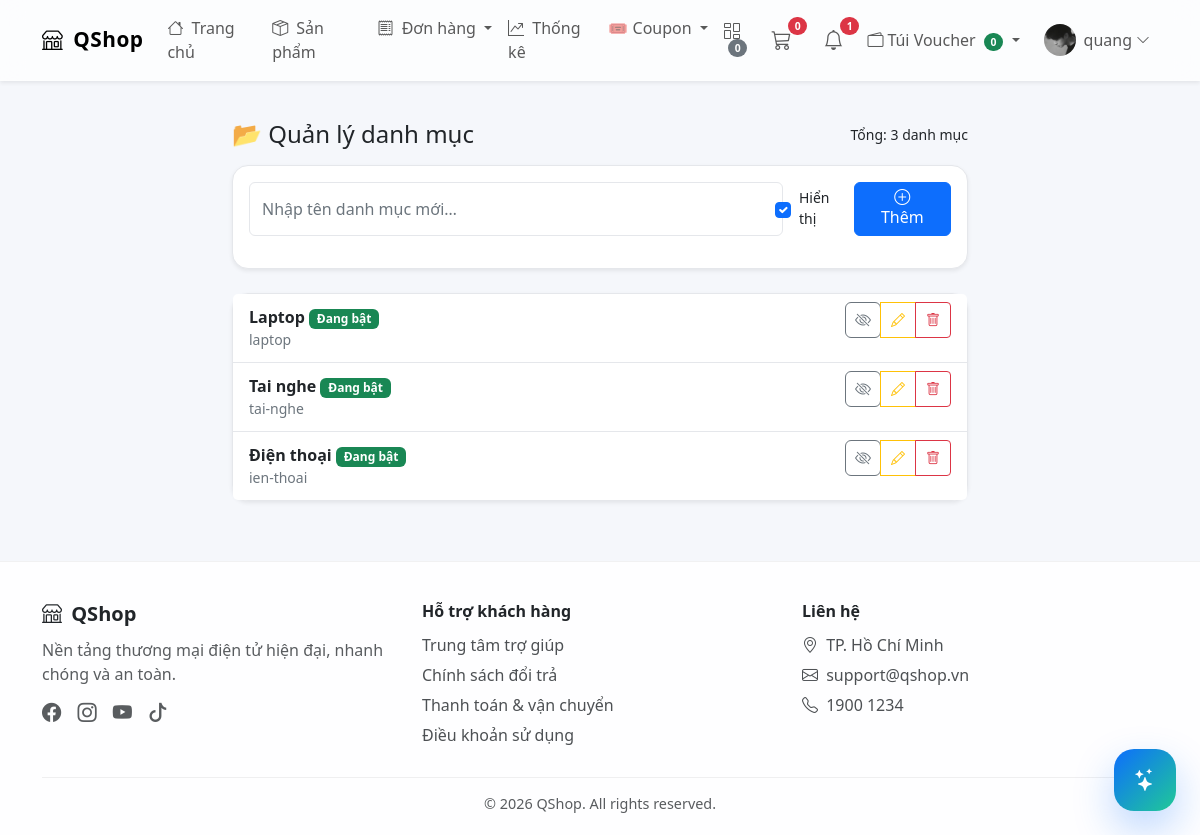
Page /shops/categories/ (signed in) on the committed database.
### users/models.py (models this page shows, shortened)
class Profile(models.Model):
    user = models.OneToOneField(settings.AUTH_USER_MODEL , on_delete=models.CASCADE)
    photo = models.ImageField(upload_to='users/%Y/%m/%d/', blank=True)
    phone = models.CharField(max_length=20, blank=True)
    address = models.TextField(blank=True)
    latitude = models.FloatField(null=True, blank=True)
    longitude = models.FloatField(null=True, blank=True)
    points = models.IntegerField(default=0)
    lifetime_points = models.IntegerField(default=0)
    minigame_plays = models.IntegerField(default=0)
    standard_voucher_pity = models.PositiveSmallIntegerField(default=0)
    premium_voucher_pity = models.PositiveSmallIntegerField(default=0)
    refund_wallet_balance = models.PositiveIntegerField(default=0)
    RANK_NEWBIE = "Newbie"
    RANK_EXPLORER = "Explorer"
    RANK_SHOPPER = "Shopper"
    RANK_REGULAR = "Regular"
    RANK_PREMIUM = "Premium"
    RANK_GOLD = "Gold Buyer"
    RANK_PLATINUM = "Platinum Buyer"
    RANK_DIAMOND = "Diamond Buyer"
    RANK_ELITE = "Elite Buyer"
    RANK_LEGEND = "Legend Buyer"
    RANK_CHOICES = (
        (RANK_NEWBIE, "Newbie"),
        (RANK_EXPLORER, "Explorer"),
        (RANK_SHOPPER, "Shopper"),
        (RANK_REGULAR, "Regular"),
        (RANK_PREMIUM, "Premium"),
        (RANK_GOLD, "Gold Buyer"),
        (RANK_PLATINUM, "Platinum Buyer"),
        (RANK_DIAMOND, "Diamond Buyer"),
        (RANK_ELITE, "Elite Buyer"),
        (RANK_LEGEND, "Legend Buyer"),
    )
    rank = models.CharField(
        max_length=30,
        choices=RANK_CHOICES,
        default=RANK_NEWBIE
    )

### shops/models.py (models this page shows, shortened)
class Category(models.Model):
    name = models.CharField(max_length=100, unique=True)
    slug = models.SlugField(unique=True)
    is_active = models.BooleanField(default=True)

### shops/views.py (the view)
# urls.py: path('categories/', views.category_list, name='category_manage'),
@login_required
@permission_required('shops.view_category', raise_exception=True)
def category_list(request):
    categories = Category.objects.all().order_by('name')
    return render(request, 'shops/category_manage.html', {
        'categories': categories
    })

### shops/templates/shops/category_manage.html (shortened to what this page needs)
﻿{% extends "shops/base.html" %} {% block title %}Quản lý danh mục | QShop{% endblock %} {% block content %}
<div class="container my-4" style="max-width: 760px">
  <div class="d-flex justify-content-between align-items-center mb-3">
    <h4 class="mb-0">📂 Quản lý danh mục</h4>
    <span class="text small">
      Tổng: {{ categories|length }} danh mục
    </span>
  </div>
  <div class="card p-3 mb-4 shadow-sm">
    <form
      method="post"
      action="{% url 'shops:category_create' %}"
      class="d-flex gap-2"
    >
      <input
        type="text"
        name="name"
        class="form-control"
        placeholder="Nhập tên danh mục mới…"
        required
      />
      <div class="form-check d-flex align-items-center px-2">
        <input class="form-check-input me-2" type="checkbox" name="is_active" id="new-category-active" checked>
        <label class="form-check-label small" for="new-category-active">Hiển thị</label>
      </div>
      <button class="btn btn-primary px-4">
        <i class="bi bi-plus-circle"></i> Thêm
      </button>
    </form>
  </div>
  <div class="card shadow-sm">
    <ul class="list-group list-group-flush">
      {% for c in categories %}
      <li
        class="list-group-item category-row d-flex justify-content-between align-items-center"
      >
        <div>
          <div class="fw-semibold">
            {{ c.name }}
            {% if c.is_active %}
            <span class="badge text-bg-success">Đang bật</span>
            {% else %}
            <span class="badge text-bg-secondary">Đã tắt</span>
            {% endif %}
          </div>
          <div class="small text-muted">{{ c.slug }}</div>
        </div>
        <div class="category-actions btn-group btn-group-sm">
          <form method="post" action="{% url 'shops:category_toggle' c.id %}">
            <button
              class="btn {% if c.is_active %}btn-outline-secondary{% else %}btn-outline-success{% endif %}"
              title="{% if c.is_active %}Tắt danh mục{% else %}Bật danh mục{% endif %}"
            >
              <i class="bi {% if c.is_active %}bi-eye-slash{% else %}bi-eye{% endif %}"></i>
            </button>
          </form>
          <a
            href="{% url 'shops:category_edit' c.id %}"
            class="btn btn-outline-warning"
            title="Sửa"
          >
            <i class="bi bi-pencil"></i>
          </a>
          <a
            href="{% url 'shops:category_delete' c.id %}"
            class="btn btn-outline-danger"
            title="Xóa"
            onclick="return confirm('Xóa danh mục này?');"
          >
            <i class="bi bi-trash"></i>
          </a>
        </div>
      </li>
      {% empty %}
      <li class="list-group-item text-center text-muted py-4">
        Chưa có danh mục nào
      </li>
      {% endfor %}
    </ul>
  </div>
</div>
{% endblock %}

### shops/templates/shops/base.html (shortened to what this page needs)
<!doctype html>
{% load static %}
<html lang="vi">
  <head>
    <link
      href="https://cdn.jsdelivr.net/npm/bootstrap@5.3.8/dist/css/bootstrap.min.css"
      rel="stylesheet"
    />
    <link
      rel="stylesheet"
      href="https://cdn.jsdelivr.net/npm/bootstrap-icons@1.11.1/font/bootstrap-icons.css"
    />
  </head>
  <body>
    <nav class="navbar navbar-expand-lg fixed-top glass-nav shadow-sm">
      <div class="container">
        <a class="navbar-brand brand-logo" href="{% url 'shops:index' %}">
          <i class="bi bi-shop me-1"></i> QShop
        </a>
        <div class="collapse navbar-collapse" id="navbar">
          <ul class="navbar-nav me-auto">
            <li class="nav-item">
              <a class="nav-link" href="{% url 'shops:index' %}">
                <i class="bi bi-house me-1"></i> Trang chủ
              </a>
            </li>
            <li class="nav-item">
              <a class="nav-link" href="{% url 'shops:product' %}">
                <i class="bi bi-box-seam me-1"></i> Sản phẩm
              </a>
            </li>
            <li class="nav-item dropdown">
              <a
                class="nav-link dropdown-toggle"
                href="#"
                role="button"
                data-bs-toggle="dropdown"
              >
                <i class="bi bi-receipt me-1"></i> Đơn hàng
              </a>
            </li>
            {% if request.user.is_authenticated and request.user.is_staff or request.user.is_superuser %}
            <li class="nav-item">
              <a class="nav-link" href="{% url 'shops:shop_stats' %}">
                <i class="bi bi-graph-up-arrow me-1"></i> Thống kê
              </a>
            </li>
            {% endif %} {% if user.is_authenticated and perms.shops.view_coupon %}
            <li class="nav-item dropdown">
              <a
                class="nav-link dropdown-toggle"
                href="#"
                role="button"
                data-bs-toggle="dropdown"
              >
                🎟️ Coupon
              </a>
            </li>
            {% endif %}
          </ul>
          <ul class="navbar-nav ms-auto align-items-center">
            <li class="nav-item me-2">
              <a class="nav-link" href="{% url 'shops:compare' %}">
                <i class="bi bi-columns-gap"></i>
                <span class="badge bg-secondary rounded-pill mini-badge"
                  >{{ compare_items_count }}</span
                >
              </a>
            </li>
            <li class="nav-item me-3 position-relative">
              <a class="nav-link" href="{% url 'shops:cart_detail' %}">
                <i class="bi bi-cart3 fs-5"></i>
                <span
                  id="cart-count"
                  class="badge bg-danger rounded-pill cart-badge"
                  >{{ cart_items_count }}</span
                >
              </a>
            </li>
            {% if request.user.is_authenticated %}
            <li class="nav-item dropdown me-2">
              <a
                class="nav-link position-relative"
                href="#"
                role="button"
                data-bs-toggle="dropdown"
                data-notification-dropdown="true"
              >
                <i class="bi bi-bell fs-5"></i>
                {% if navbar_unread_notifications_count %}
                <span class="badge bg-danger rounded-pill cart-badge"
                  >{{ navbar_unread_notifications_count }}</span
                >
                {% endif %}
              </a>
            </li>
            <li class="nav-item dropdown me-2">
              <a
                class="nav-link dropdown-toggle"
                href="#"
                role="button"
                data-bs-toggle="dropdown"
              >
                <i class="bi bi-wallet2 me-1"></i>Túi Voucher
                <span class="badge bg-success rounded-pill mini-badge"
                  >{{ navbar_owned_vouchers_count }}</span
                >
              </a>
            </li>
            <li class="nav-item dropdown">
              <a
                class="nav-link d-flex align-items-center"
                data-bs-toggle="dropdown"
                href="#"
              >
                <img
                  src="{% if request.user.profile.photo %}{{ request.user.profile.photo.url }}{% else %}https://i.pravatar.cc/150?u={{ request.user.id }}{% endif %}"
                  class="rounded-circle me-2"
                  width="32"
                  height="32"
                  style="object-fit: cover"
                />
                {{ request.user.username }}
                <i class="bi bi-chevron-down ms-1 small"></i>
              </a>
            </li>
            {% endif %}
          </ul>
        </div>
      </div>
    </nav>
    <main class="container pt-5 mt-4">
       {% block content %}{% endblock %}
    </main>
    <footer class="site-footer">
      <div class="container">
        <div class="row g-4">
          <div class="col-md-4">
            <h5 class="footer-title"><i class="bi bi-shop me-1"></i> QShop</h5>
            <p class="text-muted">
              Nền tảng thương mại điện tử hiện đại, nhanh chóng và an toàn.
            </p>
            <div class="social-icons mt-2">
              <a href="#"><i class="bi bi-facebook"></i></a>
              <a href="#"><i class="bi bi-instagram"></i></a>
              <a href="#"><i class="bi bi-youtube"></i></a>
              <a href="#"><i class="bi bi-tiktok"></i></a>
            </div>
          </div>
          <div class="col-md-4">
            <h6 class="footer-title">Hỗ trợ khách hàng</h6>
            <a href="#" class="footer-link">Trung tâm trợ giúp</a>
            <a href="#" class="footer-link">Chính sách đổi trả</a>
            <a href="#" class="footer-link">Thanh toán & vận chuyển</a>
            <a href="#" class="footer-link">Điều khoản sử dụng</a>
          </div>
          <div class="col-md-4">
            <h6 class="footer-title">Liên hệ</h6>
            <div class="footer-link">
              <i class="bi bi-geo-alt me-1"></i> TP. Hồ Chí Minh
            </div>
            <div class="footer-link">
              <i class="bi bi-envelope me-1"></i> support@qshop.vn
            </div>
            <div class="footer-link">
              <i class="bi bi-telephone me-1"></i> 1900 1234
            </div>
          </div>
        </div>
        <div class="footer-bottom text-center mt-4">
          © {{ now|default:"2026" }} QShop. All rights reserved.
        </div>
      </div>
    </footer>
    <div class="chatbot-widget">
      <button
        type="button"
        id="chatbot-toggle"
        class="chatbot-toggle"
        aria-label="Mở chatbot"
      >
        <i class="bi bi-stars"></i>
      </button>
    </div>
  </body>
</html>

### shops/templates/shops/base.html (style rules this page uses)
.glass-nav { background: rgba(255, 255, 255, 0.7) !important; backdrop-filter: blur(12px); border-bottom: 1px solid rgba(255, 255, 255, 0.3); }
.brand-logo { font-weight: bold; font-size: 1.3rem; letter-spacing: 0.5px; }
.cart-badge { position: absolute; top: -5px; right: -8px; font-size: 0.65rem; }
.mini-badge { margin-left: 4px; font-size: 0.65rem; }
.site-footer { background: rgba(255, 255, 255, 0.85); backdrop-filter: blur(10px); border-top: 1px solid rgba(0, 0, 0, 0.05); margin-top: 60px; padding: 40px 0 20px; }
.footer-title { font-weight: 600; margin-bottom: 12px; }
.footer-link { display: block; color: inherit; text-decoration: none; margin-bottom: 6px; opacity: 0.8; }
.footer-bottom { border-top: 1px solid rgba(0, 0, 0, 0.08); margin-top: 20px; padding-top: 15px; font-size: 0.9rem; opacity: 0.75; }
.social-icons a { color: inherit; font-size: 1.2rem; margin-right: 12px; opacity: 0.75; }
.chatbot-widget { position: fixed; right: 24px; bottom: 24px; z-index: 1080; }
.chatbot-toggle { width: 62px; height: 62px; border: 0; border-radius: 20px; background: linear-gradient(135deg, #0d6efd, #20c997); color: #fff; box-shadow: 0 18px 40px rgba(13, 110, 253, 0.28); display: inline-flex; align-items: center; justify-content: center; font-size: 1.4rem; }

### shops/templates/shops/category_manage.html (style rules this page uses)
:root { --bg: #f5f7fb; --card: #ffffff; --text: #212529; --muted: #6c757d; --border: #e5e7eb; --hover: rgba(13, 110, 253, 0.05); }
body { background: var(--bg); color: var(--text); }
.card { background: var(--card) !important; color: var(--text) !important; border-radius: 16px; border: 1px solid var(--border); }
input.form-control { background: var(--card) !important; color: var(--text) !important; border: 1px solid var(--border); }
input.form-control::placeholder { color: var(--muted); }
.list-group-item { background: var(--card) !important; color: var(--text) !important; border-color: var(--border); transition: 0.2s; }
.category-row .text-muted { color: var(--muted) !important; }
.category-actions .btn { width: 36px; height: 36px; display: flex; align-items: center; justify-content: center; }

### rows in the picture
Category: name "Laptop", is_active "Đang bật", slug "laptop"
Category: name "Tai nghe", is_active "Đang bật", slug "tai-nghe"
Category: name "Điện thoại", is_active "Đang bật", slug "ien-thoai"

### other values in the picture
{{ compare_items_count }} "0"
{{ cart_items_count }} "0"
{{ navbar_unread_notifications_count }} "1"
{{ navbar_owned_vouchers_count }} "0"
{{ request.user.username }} "quang"
{{ categories|length }} "3"
